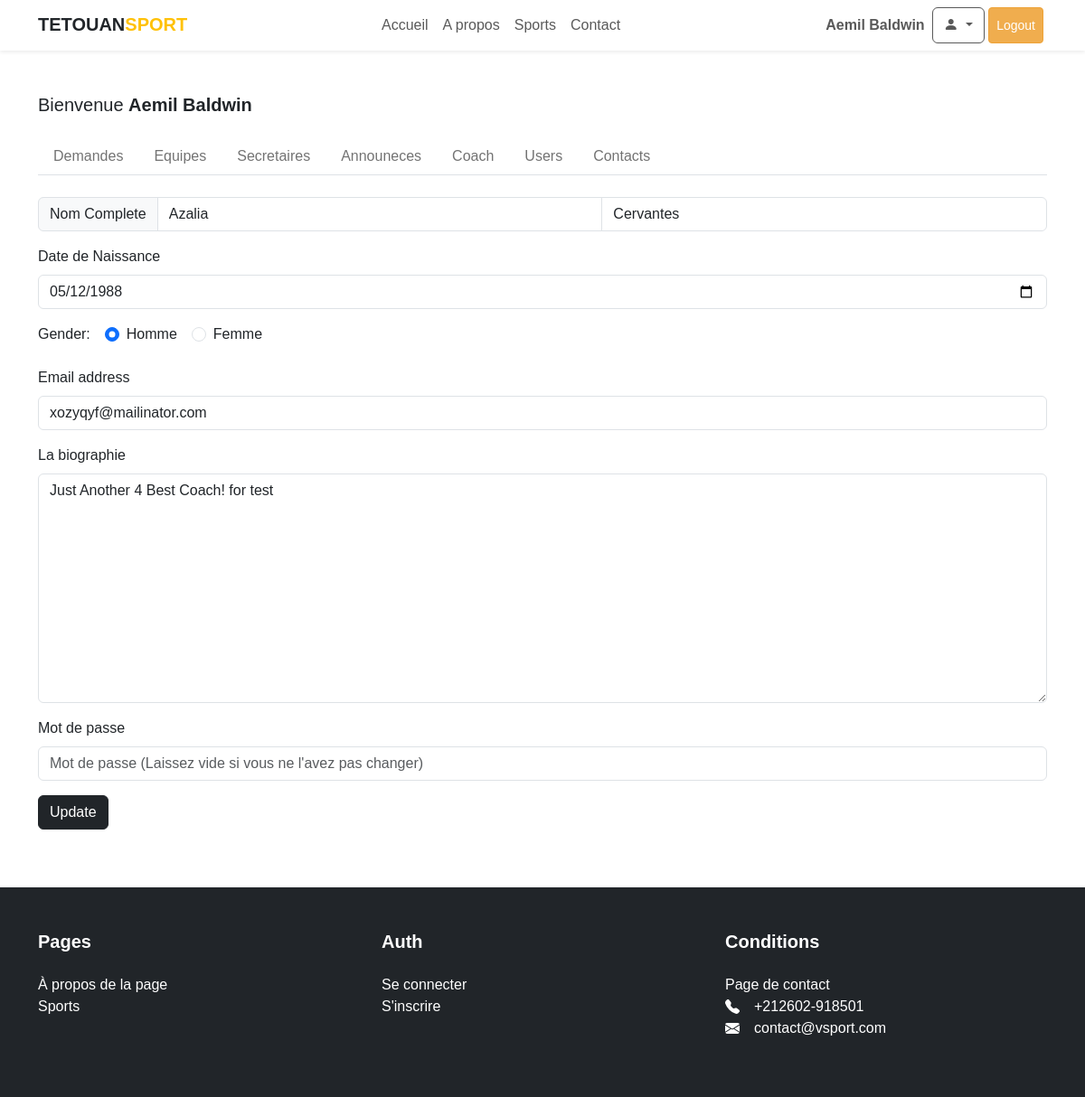
Page /admin/coach-edit.php?coach=43 (signed in) on the committed database.
### tables this page shows
CREATE TABLE `users` (
  `id` int UNSIGNED NOT NULL,
  `nom` varchar(255) NOT NULL,
  `prenom` varchar(255) NOT NULL,
  `email` varchar(255) NOT NULL,
  `date_naissance` date NOT NULL,
  `gender` varchar(5) NOT NULL DEFAULT 'homme',
  `password` varchar(300) NOT NULL,
  `bio` varchar(255) DEFAULT NULL,
  `role` varchar(10) NOT NULL DEFAULT 'user',
  `created_at` timestamp NOT NULL DEFAULT CURRENT_TIMESTAMP,
  `updated_at` timestamp NOT NULL DEFAULT CURRENT_TIMESTAMP
);

### admin/partials/check-user.php (called while the page is built, shortened)
<?php
require_once __DIR__ . '/../../Models/Coach.php';
require_once __DIR__ . '/../../Models/Contact.php';
$coachObj = new Coach($conn);
?>

### Models/Coach.php (called while the page is built, shortened)
<?php
class Coach
{
    public function getCoachById(int $id): object
    {
        $coach = $this->conn->prepare("SELECT * FROM users WHERE role='coach' AND id=:id");
        $coach->bindValue("id", $id);
        $coach->execute();
        return $coach->fetchObject();
    }
}
?>

### admin/coach-edit.php (the view, shortened to what this page needs)
<?php include __DIR__ . '/partials/check-user.php'; ?>
<!DOCTYPE html>
<html>
<head>
    <?php require_once __DIR__ . '/../partials/head.php'; ?>
</head>
<?php
if (isset($_GET['coach'])) {
    $selectedCoachId = (int) $_GET['coach'];
} else {
    header("location: " . APP_URL . "/secretaire/coach.php", true);
    exit();
}
$coach = $coachObj->getCoachById($selectedCoachId);
?>
<body>
    <div class="main-wrapper">
        <div class="content">
            <?php require_once __DIR__ . '/../partials/nav.php'; ?>
            <main class="container py-5">
                <?php include __DIR__ . '/partials/header.php'; ?>
                <?php
                $oldNom = isset($_POST['nom']) ? $_POST['nom'] : $coach->nom;
                $oldPrenom = isset($_POST['prenom']) ? $_POST['prenom'] : $coach->prenom;
                $oldDateNaissance = isset($_POST['date_naissance']) ? $_POST['date_naissance'] : $coach->date_naissance;
                $oldEmail = isset($_POST['email']) ? $_POST['email'] : $coach->email;
                $oldBio = isset($_POST['bio']) ? $_POST['bio'] : $coach->bio;
                ?>
                <form class="form" method="POST">
                    <div class="input-group mb-3">
                        <span for="" class="input-group-text">Nom Complete</span>
                        <input type="text" name="nom" placeholder="Nom" class="form-control" id="first_name" value="<?= $oldNom ?>" maxlength="200" required aria-label="first-name" />
                        <input type="text" name="prenom" placeholder="Prenom" class="form-control" id="last_name" value="<?= $oldPrenom ?>" maxlength="200" required aria-label="last-name" />
                    </div>
                    <div class="form-group mb-3">
                        <label for="date_naissance" class="form-label">Date de Naissance</label>
                        <input type="date" name="date_naissance" class="form-control" id="date_naissance" value="<?= $oldDateNaissance ?>" required />
                    </div>
                    <div class="form-group d-flex gap-3 mb-3">
                        <label for="gender" class="form-label">Gender:</label>
                        <div class="form-check">
                            <input class="form-check-input" type="radio" name="gender" id="homme" value="homme" <?= (isset($_POST['gender']) && $_POST['gender'] == 'homme') ? 'checked' : ''; ?> checked required />
                            <label class="form-check-label" for="homme">
                                Homme
                            </label>
                        </div>
                        <div class="form-check">
                            <input class="form-check-input" type="radio" name="gender" id="femme" value="femme" <?= (isset($_POST['gender']) && $_POST['gender'] == 'femme') ? 'checked' : ''; ?> required />
                            <label class="form-check-label" for="femme">
                                Femme
                            </label>
                        </div>
                    </div>
                    <div class="form-group mb-3">
                        <label for="inputEmail1" class="form-label">Email address</label>
                        <input type="email" name="email" placeholder="Email address" class="form-control" id="inputEmail1" aria-describedby="emailHelp" value="<?= $oldEmail ?>" maxlength="200" required />
                    </div>
                    <div class="form-group mb-3">
                        <label for="bio" class="form-label">La biographie</label>
                        <textarea name="bio" id="bio" class="form-control" cols="30" rows="10"><?= $oldBio ?></textarea>
                    </div>
                    <div class="form-group mb-3">
                        <label for="inputPassword" class="form-label">Mot de passe</label>
                        <input type="password" name="password" maxlength="255" placeholder="Mot de passe (Laissez vide si vous ne l'avez pas changer) " class="form-control" id="inputPassword"  />
                    </div>
                    <div class="form-group mb-3">
                        <button type="submit" name="create" class="btn btn btn-dark">Update</button>
                    </div>
                </form>
            </main>
        </div>
        <?php require_once __DIR__ . '/../partials/footer.php'; ?>
    </div>
</body>
</html>

### public/css/main.css (style rules this page uses)
html, body, div, span, p { margin: 0; padding: 0; border: 0; line-height: 1.5rem; }
html { box-sizing: border-box; }
*, *::before, *::after { box-sizing: inherit; }
body { line-height: 1; font-family: sans-serif; height: 100%; }
.main-wrapper { display: flex; flex-direction: column; min-height: 100vh; }
.content { flex: 1; }

### rows in the picture
users: nom "Azalia", prenom "Cervantes", date_naissance "05/12/1988", email "xozyqyf@mailinator.com", bio "Just Another 4 Best Coach! for test"

### other values in the picture
$_SESSION['user']->name "Aemil Baldwin"
$user->name "Aemil Baldwin"
contactPhone "+212602-918501"
contactEmail "contact@vsport.com"
